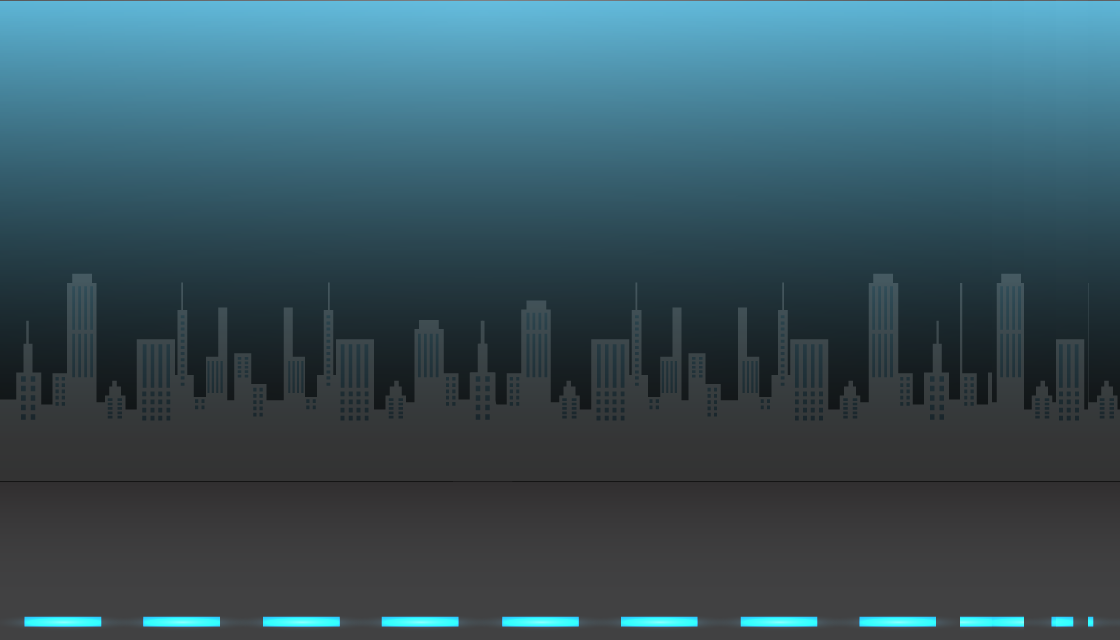

This game map was drawn from its Tiled (.tmx) file and the tilesets committed beside it. A one-line description and the trimmed map source follow:
An orthogonal 35x20 tile map with 32x32 px tiles, 1 tile layer (background), 1 hidden layer not drawn, 2 tilesets and 4 objects.

<map version="1.0" orientation="orthogonal" renderorder="left-down" width="35" height="20" tilewidth="32" tileheight="32">
 <tileset firstgid="1" name="map" tilewidth="32" tileheight="32">
  <image source="map.png" width="128" height="128" />
 </tileset>
 <tileset firstgid="17" name="cityBackground" tilewidth="32" tileheight="32">
  <image source="cityBackground.png" width="960" height="640" />
 </tileset>
 <layer name="background" width="35" height="20">
  <data>[700 cells, 700 non-empty, 600 distinct tile ids]</data>
 </layer>
 <layer name="layer" width="35" height="20" visible="0">
  <data>[700 cells, 0 non-empty, 0 distinct tile ids]</data>
 </layer>
 <objectgroup name="backgroundObject">
  <object x="582" y="528" />
 </objectgroup>
 <objectgroup name="object">
  <object x="280" y="390" />
  <object x="570" y="246" />
  <object x="870" y="376" />
 </objectgroup>
</map>
